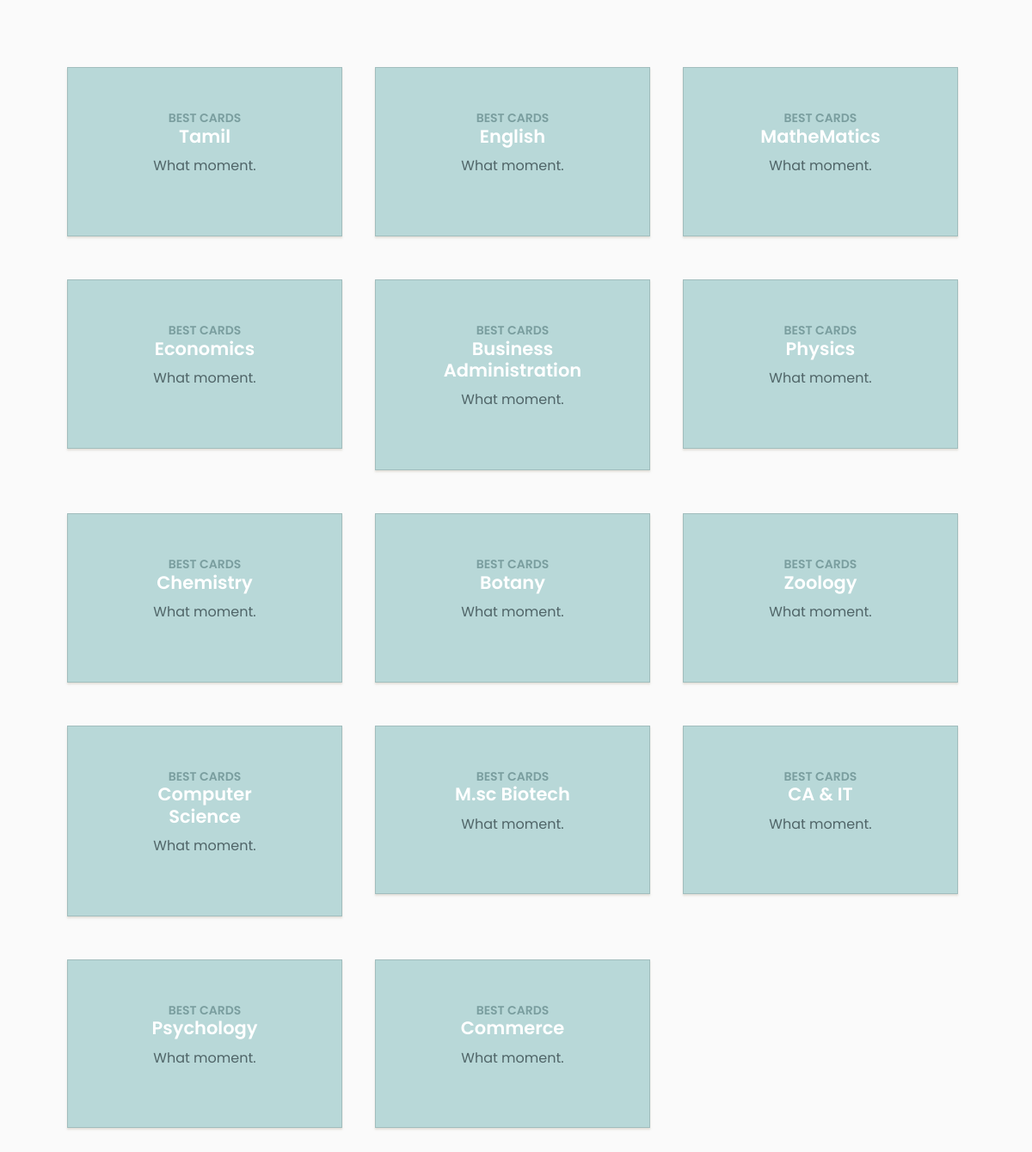
The page /aaaaaaaaaaaaaaaaaaaaaaaaaaaaaaaaaaaaa/harish/admin-sidebar/department-show.php on the database its author committed.
### tables this page shows
CREATE TABLE `departments` (
  `department_names` varchar(100) NOT NULL
);

### aaaaaaaaaaaaaaaaaaaaaaaaaaaaaaaaaaaaa/harish/admin-sidebar/department-show.php (the view, shortened to what this page needs)
<!doctype html>
<html lang="en">
<head>
	<link rel="stylesheet" href="https://stackpath.bootstrapcdn.com/font-awesome/4.7.0/css/font-awesome.min.css">
	<link rel="stylesheet" href="css/style.css">
</head>
<body>
<div id="content" class="p-4 p-md-5 pt-5">
<div class="grey-bg container-fluid">
    <section id="minimal-statistics">
      <div class="container bootstrap snippets bootdeys">
        <div class="row">
<?php
$connection=mysqli_connect("localhost",'root','','online_examination_with_security');
if($connection)
{
    $query='select * from departments';
    $result=mysqli_query($connection,$query);
    while($row=mysqli_fetch_array($result))
    {
?>
            <div class="col-md-4 col-sm-6 content-card">
                <div class="card-big-shadow">
                    <div class="card card-just-text" data-background="color" data-color="blue" data-radius="none">
                        <div class="content">
                            <h6 class="category">Best cards</h6>
                            <h4 class="title"><a href="#"><?php echo($row[0]); ?></a></h4>
                            <p class="description">What moment. </p>
                        </div>
                    </div>
                </div>
            </div>
<?php
    }
}
else
{
    die('something went wrong'.mysqli_connect_error());
}
?>
                    </div>
                </div>
            </section>
        </div>
    </div>
</body>
</html>

### aaaaaaaaaaaaaaaaaaaaaaaaaaaaaaaaaaaaa/harish/admin-sidebar/department-show.php (style rules this page uses)
body { margin-top:0px; }
.card-big-shadow { max-width: 320px; position: relative; }
.card[data-radius="none"] { border-radius: 0px; }
.card { border-radius: 8px; box-shadow: 0 2px 2px rgba(204, 197, 185, 0.5); background-color: #FFFFFF; color: #252422; margin-bottom: 20px; position: relative; z-index: 1; }
.card[data-background="image"] .title, .card[data-background="image"] .stats, .card[data-background="image"] .category, .card[data-background="image"] .description, .card[data-background="image"] .content, .card[data-background="image"] .card-footer, .card[data-background="image"] small, .card[data-background="image"] .content a, .card[data-background="color"] .title, .card[data-background="color"] .stats, .card[data-background="color"] .category, .card[data-background="color"] .description, .card[data-background="color"] .content, .card[data-background="color"] .card-footer, .card[data-background="color"] small, .card[data-background="color"] .content a { color: #FFFFFF; }
.card.card-just-text .content { padding: 50px 65px; text-align: center; }
.card .content { padding: 20px 20px 10px 20px; }
.card[data-color="blue"] .category { color: #7a9e9f; }
.card .category, .card .label { font-size: 14px; margin-bottom: 0px; }
.card-big-shadow:before { background-image: url("http://static.tumblr.com/i21wc39/coTmrkw40/shadow.png"); background-position: center bottom; background-repeat: no-repeat; background-size: 100% 100%; bottom: -12%; content: ""; display: block; left: -12%; position: absolute; right: 0; top: 0; z-index: 0; }
h4, .h4 { font-size: 1.5em; font-weight: 600; line-height: 1.2em; }
h6, .h6 { font-size: 0.9em; font-weight: 600; text-transform: uppercase; }
.card .description { font-size: 16px; color: #66615b; }
.content-card { margin-top:30px; }
.card[data-color="blue"] { background: #b8d8d8; }
.card[data-color="blue"] .description { color: #506568; }

### rows shown on the page
departments: department_names "Tamil"
departments: department_names "English"
departments: department_names "MatheMatics"
departments: department_names "Economics"
departments: department_names "Business Administration"
departments: department_names "Physics"
departments: department_names "Chemistry"
departments: department_names "Botany"
departments: department_names "Zoology"
departments: department_names "Computer Science"
departments: department_names "M.sc Biotech"
departments: department_names "CA & IT"
departments: department_names "Psychology"
departments: department_names "Commerce"
